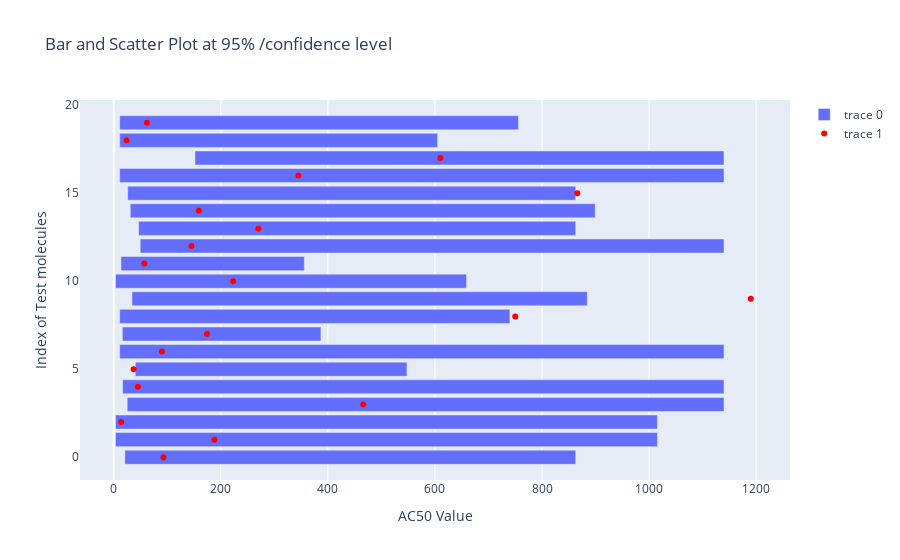

Notebook source saved alongside this figure:
### Code cell
import plotly.graph_objects as go

# Create the bar plot
bar = go.Bar(y=list(range(len(lower))), x=upper-lower, base=lower, orientation='h')

# Plot the y_test values
scatter = go.Scatter(y=list(range(len(y_test))), x=y_test, mode='markers', marker=dict(color='red'))

# Create the layout
layout = go.Layout(title='Bar and Scatter Plot at 95% /confidence level', xaxis=dict(title='AC50 Value'), yaxis=dict(title='Index of Test molecules'))

# Create the figure and add the traces
fig = go.Figure(data=[bar, scatter], layout=layout)

# Show the plot
fig.show()

### Figure 1 — Plotly figure (JSON) as saved in the notebook; plotly's stock layout.template omitted (floating-point values rounded to 4 significant figures)
{"data": [{"base": [20.75, 3.2, 3.2, 25.08, 16.48, 40.17, 11, 16, 11, 34, 3.2, 13.38, 49.38, 46.42, 30.83, 26, 11, 151.7, 11, 11], "orientation": "h", "type": "bar", "x": [842.2, 1013.0, 1013.0, 1115.0, 1124.0, 507.6, 1129, 371, 729, 850.6, 655.8, 342.6, 1091.0, 816.6, 868.5, 837, 1129, 988.4, 594, 745.0], "y": [0, 1, 2, 3, 4, 5, 6, 7, 8, 9, 10, 11, 12, 13, 14, 15, 16, 17, 18, 19]}, {"marker": {"color": "red"}, "mode": "markers", "type": "scatter", "x": [93, 188, 14, 466, 45, 37, 90, 174, 750, 1190, 223, 57, 145, 270, 159, 866, 345, 610, 24, 62], "y": [0, 1, 2, 3, 4, 5, 6, 7, 8, 9, 10, 11, 12, 13, 14, 15, 16, 17, 18, 19]}], "layout": {"title": {"text": "Bar and Scatter Plot at 95% /confidence level"}, "xaxis": {"title": {"text": "AC50 Value"}}, "yaxis": {"title": {"text": "Index of Test molecules"}}}}
